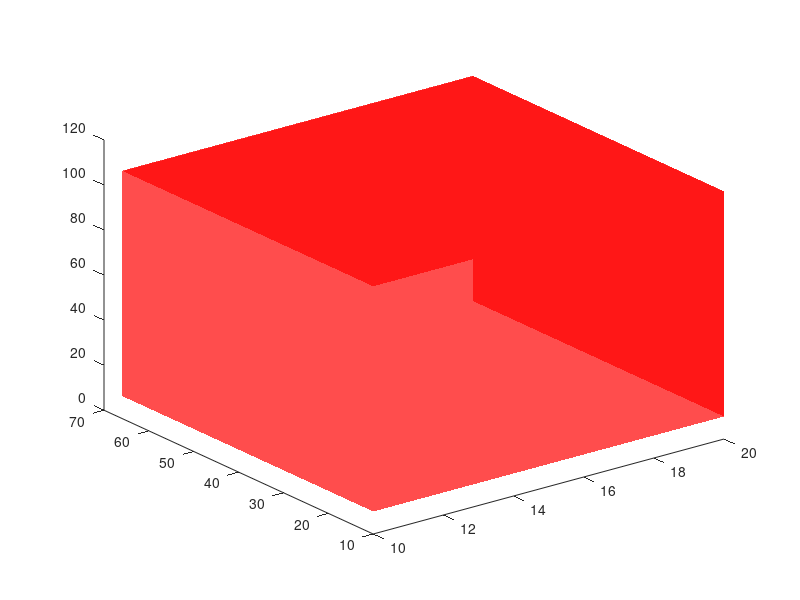

Source code (MATLAB):
function plotcube(varargin)
% PLOTCUBE - Display a 3D-cube in the current axes
%
%   PLOTCUBE(EDGES,ORIGIN,ALPHA,COLOR) displays a 3D-cube in the current axes
%   with the following properties:
%   * EDGES : 3-elements vector that defines the length of cube edges
%   * ORIGIN: 3-elements vector that defines the start point of the cube
%   * ALPHA : scalar that defines the transparency of the cube faces (from 0
%             to 1)
%   * COLOR : 3-elements vector that defines the faces color of the cube
%
% Example:
%   >> plotcube([5 5 5],[ 2  2  2],.8,[1 0 0]);
%   >> plotcube([5 5 5],[10 10 10],.8,[0 1 0]);
%   >> plotcube([5 5 5],[20 20 20],.8,[0 0 1]);

% Default input arguments
inArgs = { ...
  [10 56 100] , ... % Default edge sizes (x,y and z)
  [10 10  10] , ... % Default coordinates of the origin point of the cube
  .7          , ... % Default alpha value for the cube's faces
  [1 0 0]       ... % Default Color for the cube
  };

% Replace default input arguments by input values
inArgs(1:nargin) = varargin;

% Create all variables
[edges,origin,alpha,clr] = deal(inArgs{:});

XYZ = { ...
  [0 0 0 0]  [0 0 1 1]  [0 1 1 0] ; ...
  [1 1 1 1]  [0 0 1 1]  [0 1 1 0] ; ...
  [0 1 1 0]  [0 0 0 0]  [0 0 1 1] ; ...
  [0 1 1 0]  [1 1 1 1]  [0 0 1 1] ; ...
  [0 1 1 0]  [0 0 1 1]  [0 0 0 0] ; ...
  [0 1 1 0]  [0 0 1 1]  [1 1 1 1]   ...
  };

XYZ = mat2cell(...
  cellfun( @(x,y,z) x*y+z , ...
    XYZ , ...
    repmat(mat2cell(edges,1,[1 1 1]),6,1) , ...
    repmat(mat2cell(origin,1,[1 1 1]),6,1) , ...
    'UniformOutput',false), ...
  6,[1 1 1]);


cellfun(@patch,XYZ{1},XYZ{2},XYZ{3},...
  repmat({clr},6,1),...
  repmat({'FaceAlpha'},6,1),...
  repmat({alpha},6,1),...
  repmat({'EdgeColor'},6,1),...
  repmat({'none'},6,1)...
  );

view(3);
